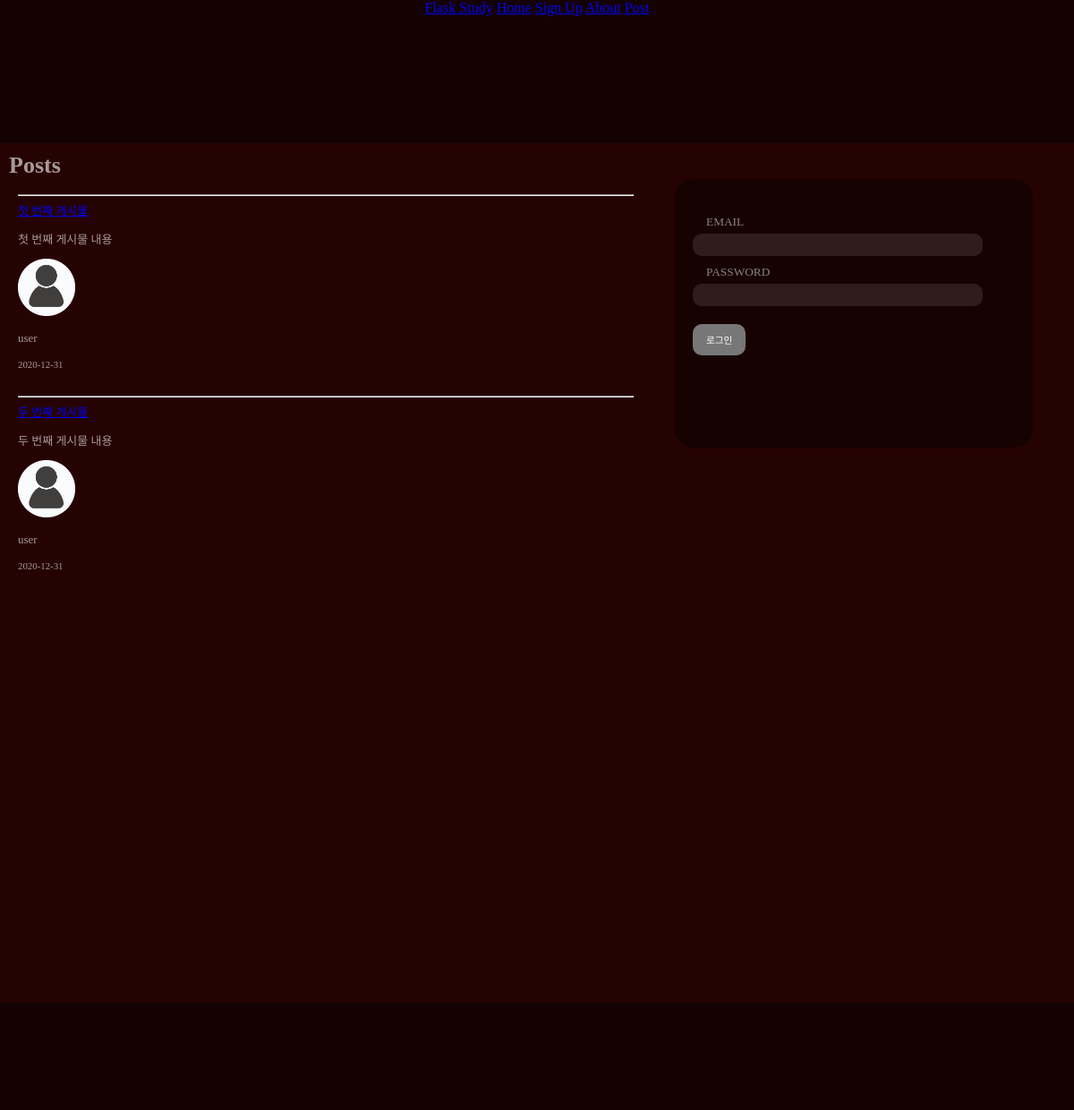
Before: / with the older database file.
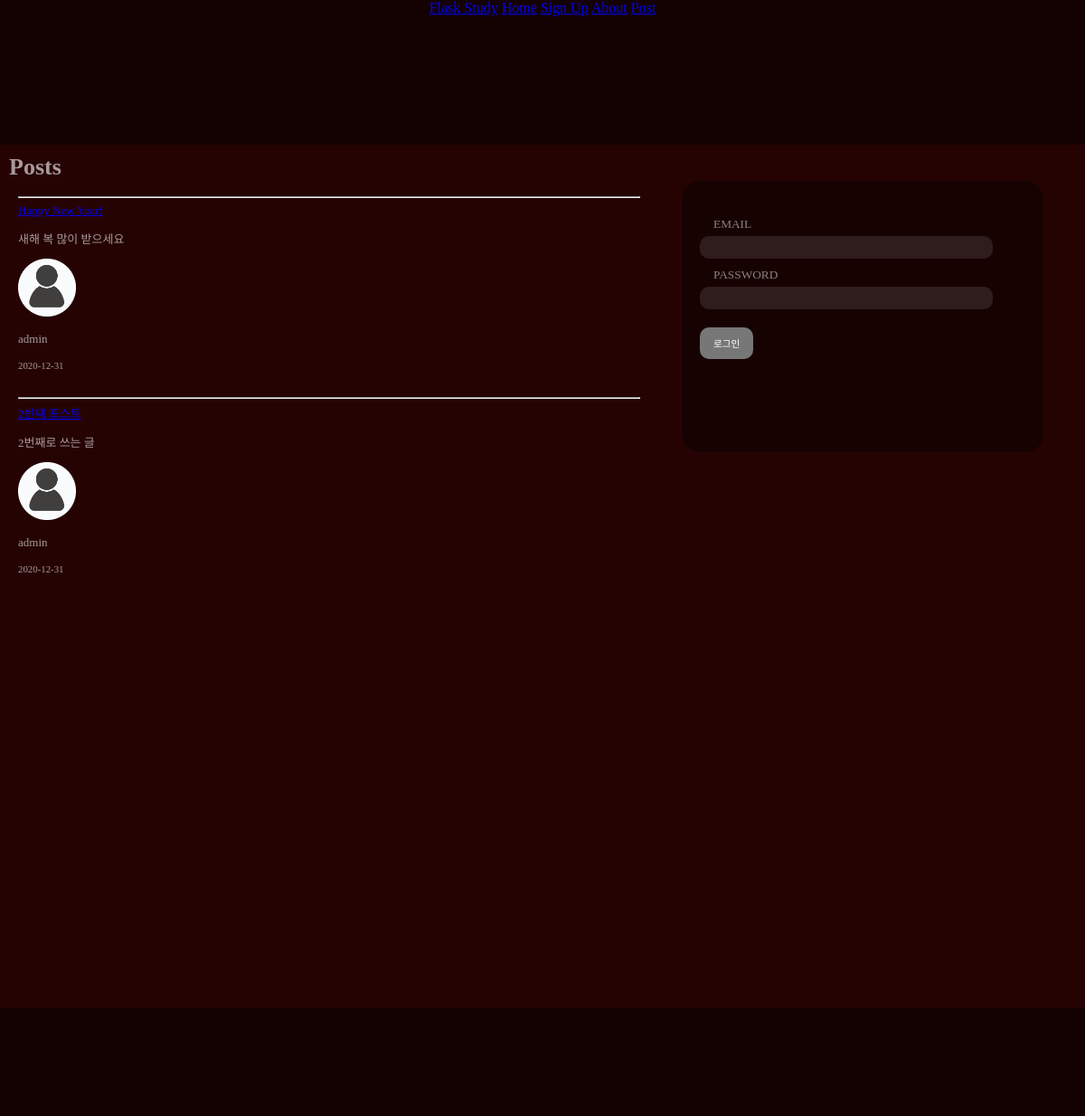
After: the same page with the newer database file.
### __init__.py (models this page shows, shortened)
class Post(db.Model):
    __table_name__ = 'post'
    id = db.Column(db.Integer, primary_key=True)
    title = db.Column(db.String(120), unique = True, nullable=False)
    content = db.Column(db.Text)
    date_posted = db.Column(db.DateTime, default=datetime.datetime.utcnow())
    user_id = db.Column(db.Integer, db.ForeignKey('user.id'))

class User(db.Model):
    __table_name__ = 'user'
    id = db.Column(db.Integer, primary_key=True)
    username = db.Column(db.String(100), unique=True, nullable=False)
    email = db.Column(db.String(120), unique=True, nullable=False)
    password = db.Column(db.String(100), nullable=False)
    profile_image = db.Column(db.String(100), default='default.png')
    posts = db.relationship('Post', backref='author', lazy=True)

### __init__.py (the view)
@app.route("/")
def home():
    posts = Post.query.all()
    return render_template('index.html', posts=posts)

### templates/index.html (shortened to what this page needs)
<!DOCTYPE html>
<html>
<head>
    <link href="../static/css/style_main.css" rel="stylesheet" />
</head>
<body>
    {% extends 'layout.html' %} {% block content %}
    <div id="index_main">
        <h1>Posts</h1>
        <div id="left_box">
            {% for post in posts %}
            <article>
                <hr>
                <div class="row">
                    <div class="col">
                        <a class="h1" href="#">{{ post.title }}</a>
                        <p class="text-justify">{{ post.content }}</p>
                    </div>
                    <div class="col-md-2 d-flex flex-column">
                        <img class="rounded-circle mx-auto" src="{{ url_for('static', filename='sources/' + post.author.profile_image)}}" data-src="holder.js/64x64" width="64px" height="64px">
                        <p class="text-muted text-center">{{ post.author.username }}</p>
                    </div>
                </div>
                <small class="text-muted">{{ post.date_posted.strftime('%Y-%m-%d') }}</small>
            </article>
            {% endfor %}
        </div>
        <div id="right_box">
            {% if session['logged_in'] == True %}
            <p>Welcome {{ session['username'] }}!</p>
            <p><a href="/logout">Log out</a></p>
            {% else %}
            <div class="main-container">
                <div class="loginform" style="overflow: hidden">
                    <form name="login" action="login" method="post" accept-charset="utf-8">
                        <div class="signin-form">
                            <form action="/user/signin" method="POST">
                                <legend> EMAIL</legend>
                                <input type="email" name="email">
                                <legend> PASSWORD</legend>
                                <input type="password" name="password">
                                <button type="submit"> 로그인</button>
                            </form>
                        </div>
                    </form>
                </div>
            </div>
            {% endif %}
        </div>
    </div>
    {% endblock %}

### templates/layout.html (shortened to what this page needs)
<!DOCTYPE HTML>
<html lang="kr">
<head>
    <link href="../static/css/style_layout.css" rel="stylesheet" />
</head>
<body>
    <header>
        <nav>
            <a href="/">Flask Study</a>
            <a href="/">Home</a>
            <a href="/signup">Sign Up</a>
            <a href="/about">About</a>
            <a href="/editor">Post</a>
        </nav>
    </header>
    <main role="main">
        {% block content %}{% endblock %}
    </main>
    <footer></footer>
</body>
</html>

### static/css/style_main.css (style rules this page uses)
body { min-width: 350px; padding: 0px; margin: 0; margin-bottom: 0; }
#index_main { text-align: left; height: max-content; background: #260303; color: rgba(255, 255, 255, 0.6); padding: 10px; font-size: small; width: 100%; margin: 0px; box-sizing: border-box; }
article { padding: 10px; }
h1 { margin: 0; }
#left_box { float: left; width: 60%; }
#right_box { float: right; width: 40%; }
form { padding-top: 40px; margin-left: 20px; }
form legend { display: block; padding: 0 0 5px 15px; color: rgba(255, 255, 255, .5); font-size: 10pt; font-weight: 100; }
form input { display: block; width: 80%; padding: 5px 10px; margin-bottom: 10px; background-color: rgba(255, 255, 255, .1); border-radius: 10px; border: none; color: white; font-weight: 100; font-size: 10pt; transition: all 0.2s; }
form button { display: block; padding: 10px 15px; margin-bottom: 10px; margin-top: 20px; background-color: #777777; border: 10px; border-color: white; border-radius: 10px; color: white; font-weight: 100; font-size: 8pt; transition: all 0.1s; }
.main-container { margin: auto; width: 400px; height: 300px; overflow: hidden; background: rgba(0, 0, 0, 0.4); border-radius: 20px; }

### static/css/style_layout.css (style rules this page uses)
header { background: #140202; color: white; text-align: center; min-height: 20vh; max-height: 150px; vertical-align: middle; position: relative; }
footer { background: #140202; color: white; width: 100%; clear: both; text-align: center; min-height: 15vh; max-height: 120px; vertical-align: middle; position: relative; }
main { text-align: left; height: max-content; background: #260303; color: rgba(255, 255, 255, 0.6); }
h1 { margin: 0px; }

Changed rows visible on the page:
removed Post: content "첫 번째 게시물 내용", profile_image (placeholder picture), author.username "user", date_posted "2020-12-31"
removed Post: content "두 번째 게시물 내용", profile_image (placeholder picture), author.username "user", date_posted "2020-12-31"
added Post: content "새해 복 많이 받으세요", profile_image (placeholder picture), author.username "admin", date_posted "2020-12-31"
added Post: content "2번째로 쓰는 글", profile_image (placeholder picture), author.username "admin", date_posted "2020-12-31"
